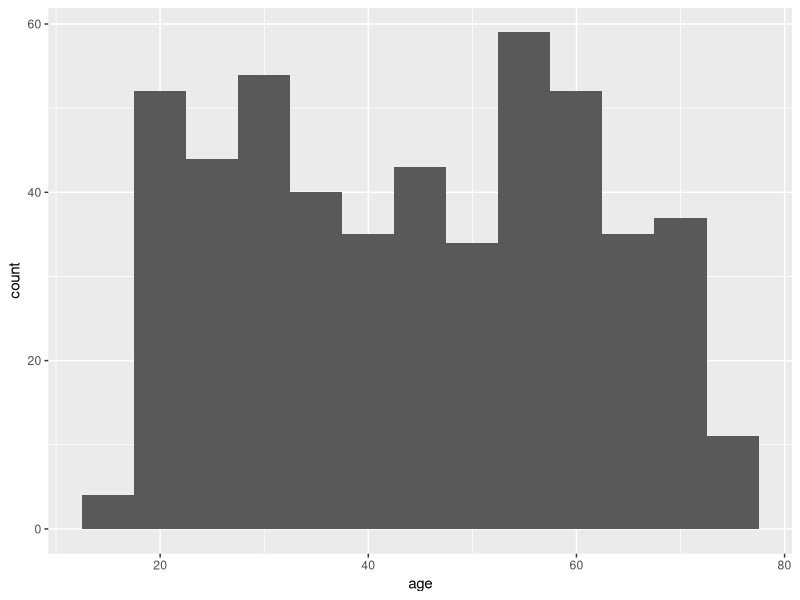
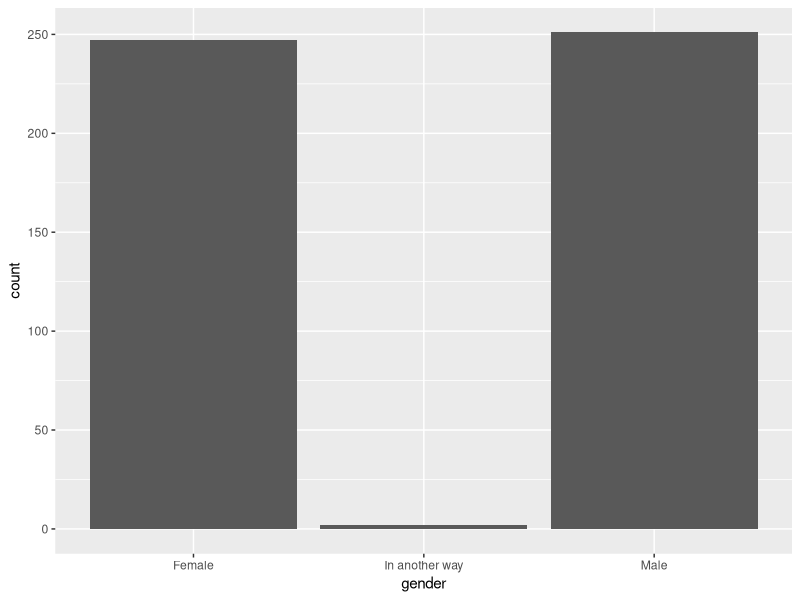
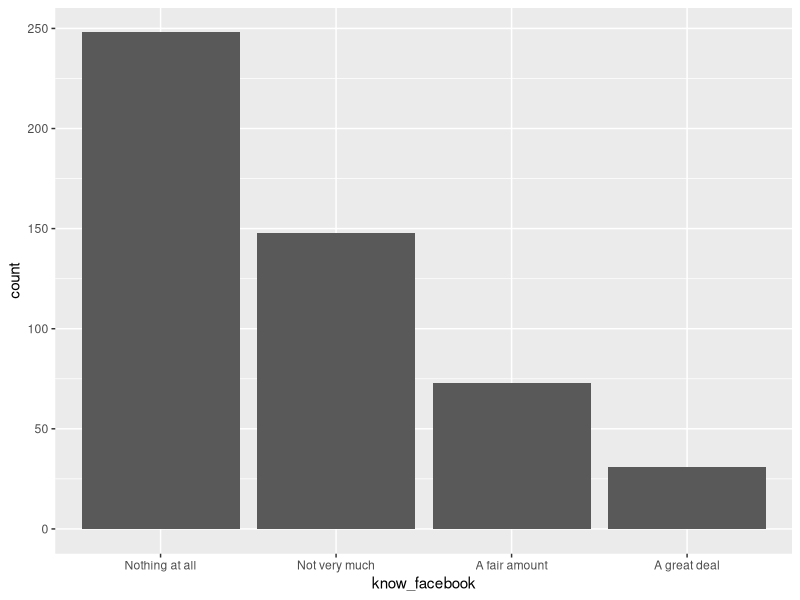
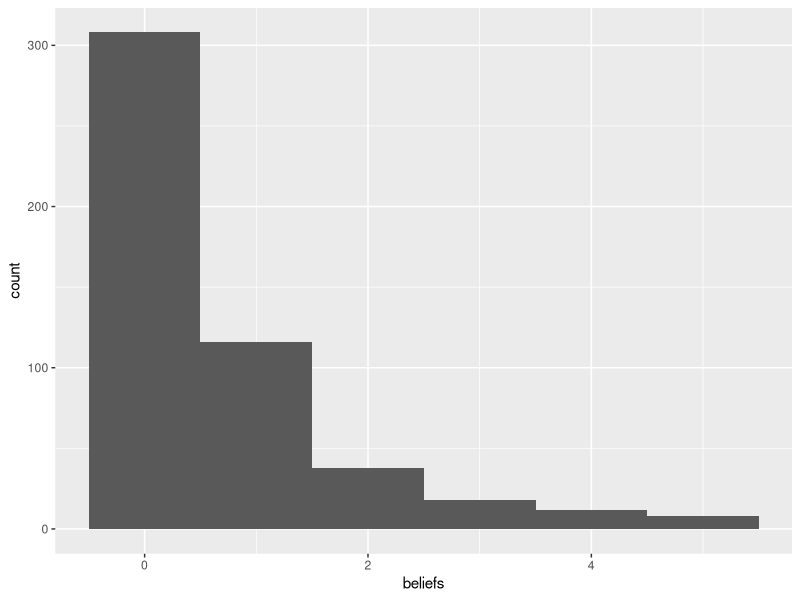

Source code (R) for these figures, in order:
## ---- chunk 1
knitr::opts_chunk$set(echo = TRUE)

library (dplyr)
library (readr)
library (ggplot2)

my_df <- read_csv ('life-under-lockdown-wave2-extract.csv')

knowledge_levels <- c('Nothing at all', 'Not very much', 'A fair amount', 'A great deal')

my_df <- my_df %>%
  mutate(
    know_facebook = know_facebook %>%
      ordered(
        levels = knowledge_levels
      )
  )
## ---- chunk 2

my_df %>%
  ggplot (
    aes (x=age)
  ) +
  geom_histogram(binwidth = 5)
## ---- chunk 3

my_df %>%
  ggplot (
    aes(x = gender)
  ) +
  geom_bar()

## ---- chunk 4

my_df %>%
  ggplot (
    aes(x=know_facebook)
  ) +
  geom_bar()

## ---- chunk 5
my_df %>%
  ggplot(
    aes(x=beliefs)
  ) + geom_histogram(binwidth = 1)
## ---- chunk 6

my_df %>%
  group_by(gender) %>%
  summarise (n = n(), M = mean (beliefs), Mdn = median (beliefs), SD = sd (beliefs))
## ---- chunk 7
my_df %>%
  filter(gender == "Male" | gender == "Female") %>%
  t.test(
    beliefs ~ gender,
    data = .
  )
